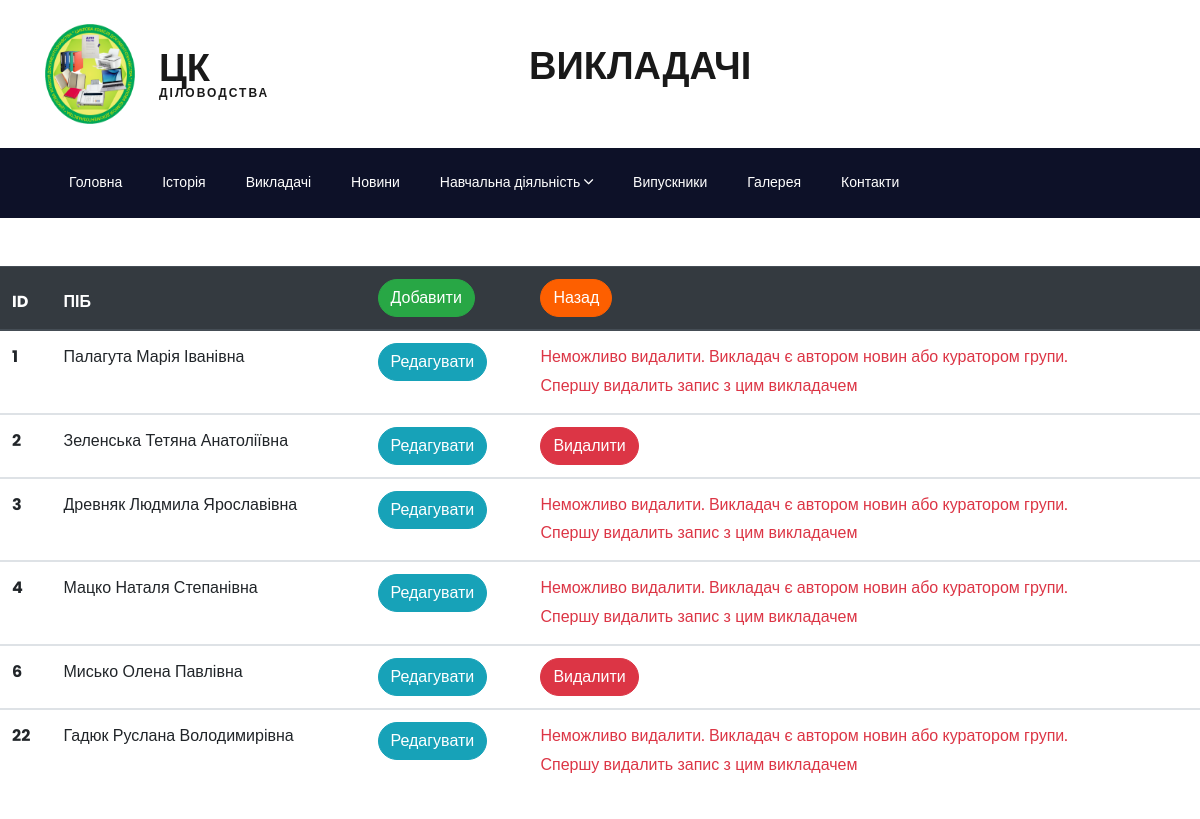
Screenshot of /admin/teachers/index-teacher.php (signed in) with the database file from the repository.
### tables this page shows
CREATE TABLE `teachers` (
  `id_teacher` int(11) NOT NULL,
  `LastName` varchar(20) NOT NULL,
  `FirstName` varchar(20) NOT NULL,
  `PoBatkovi` varchar(20) NOT NULL,
  `position` text NOT NULL,
  `img_teacher` text NOT NULL,
  `content_teacher` text NOT NULL
);

### database/function.php (called while the page is built, shortened)
<?php
include "conf.php";
function get_teachers() {
    global $conn;
    $sql = "SELECT * FROM teachers";
    $result = mysqli_query($conn, $sql);
    $teachers = mysqli_fetch_all($result, MYSQLI_ASSOC);
    return $teachers;
}

### admin/teachers/index-teacher.php (the view, shortened to what this page needs)
<?php
include "../../database/function.php";
function has_teacher($teacher_id) {
    global $conn;
    $sql = "SELECT
                (SELECT COUNT(*) FROM grupa WHERE curator = " . $teacher_id . ") AS students_count,
                (SELECT COUNT(*) FROM news WHERE avtor = " . $teacher_id . ") AS news_count";
    $result = mysqli_query($conn, $sql);
    $row = mysqli_fetch_assoc($result);
    $students_count = $row['students_count'];
    $news_count = $row['news_count'];
    return $students_count > 0 || $news_count > 0;
}
?>
<!DOCTYPE html>
<html lang="ua">
<head>
    <link rel="stylesheet" href="../../css/open-iconic-bootstrap.min.css">
    <link rel="stylesheet" href="../../css/animate.css">
    <link rel="stylesheet" href="../../css/owl.carousel.min.css">
    <link rel="stylesheet" href="../../css/owl.theme.default.min.css">
    <link rel="stylesheet" href="../../css/magnific-popup.css">
    <link rel="stylesheet" href="../../css/aos.css">
    <link rel="stylesheet" href="../../css/ionicons.min.css">
    <link rel="stylesheet" href="../../css/flaticon.css">
    <link rel="stylesheet" href="../../css/icomoon.css">
    <link rel="stylesheet" href="../../css/style.css">
</head>
<body>
<div class="bg-top navbar-light">
    <div class="container">
        <div class="row no-gutters d-flex align-items-center align-items-stretch">
            <div class="block-21 mt-4 mb-4 d-flex">
                <a href="../index.php"><img class="blog-img mr-4" src="../../images/logo.png" alt=""></a>
            </div>
            <div class="col-md-4 d-flex align-items-center py-4">
                <a class="navbar-brand" href="../index.php">ЦК<span>Діловодства</span></a>
            </div>
            <div class="col-md-4 d-flex align-items-center py-4">
                <p class="navbar-brand">Викладачі</p>
            </div>
        </div>
    </div>
</div>
<nav class="navbar navbar-expand-lg navbar-dark bg-dark ftco-navbar-light" id="ftco-navbar">
    <div class="container d-flex align-items-center px-4">
        <div class="collapse navbar-collapse" id="ftco-nav">
            <ul class="navbar-nav mr-auto">
                <li class="nav-item"><a href="../logout.php" class="nav-link pl-0">Головна</a></li>
                <li class="nav-item"><a href="../../history.php" class="nav-link">Історія</a></li>
                <li class="nav-item"><a href="../../teacher.php" class="nav-link">Викладачі</a></li>
                <li class="nav-item"><a href="../../news.php" class="nav-link">Новини</a></li>
                <div class="dropdown collapse navbar-collapse navbar-nav mr-auto">
                    <li class="nav-item"><a href="#" class="nav-link">Навчальна діяльність <i class="ion-ios-arrow-down"></i></a></li>
                </div>
                <li class="nav-item"><a href="../../post-student.php?grupa_id=1" class="nav-link">Випускники</a></li>
                <li class="nav-item"><a href="../../galery.php" class="nav-link">Галерея</a></li>
                <li class="nav-item"><a href="../../contact.php" class="nav-link">Контакти</a></li>
            </ul>
        </div>
    </div>
</nav>
<div class="mt-5 mb-5">
    <div class="row">
        <div class="col">
            <table class="table">
                <thead class="thead-dark">
                <tr>
                    <th scope="col">ID</th>
                    <th scope="col">ПІБ</th>
                    <th><a href="add-teacher.php" class="btn btn-success">Добавити</a></th>
                    <th><a href="../index.php" class="btn btn-primary">Назад</a></th>
                </tr>
                </thead>
                <?php $teachers = get_teachers();
                foreach ($teachers as $teacher):?>
                    <tbody>
                    <tr>
                        <th scope="row"><?=$teacher['id_teacher'];?></th>
                        <td><?=$teacher['LastName']?> <?=$teacher['FirstName']?> <?=$teacher['PoBatkovi']?></td>
                        <td><a href="edit-teacher.php?teacher_id=<?=$teacher['id_teacher']?>" class="btn btn-info">Редагувати</a></td>
                        <td>
                            <?php if (has_teacher($teacher['id_teacher'])): ?>
                                <span class="text-danger">Неможливо видалити. Викладач є автором новин або куратором групи. <br>Спершу видалить запис з цим викладачем</span>
                            <?php else: ?>
                                <a href="delete-teacher.php?teacher_id=<?=$teacher['id_teacher']?>" class="btn btn-danger">Видалити</a>
                            <?php endif; ?>
                        </td>
                    </tr>
                    </tbody>
                <?php endforeach;?>
            </table>
        </div>
    </div>
</div>
</body>
</html>

### rows the page displays
teachers: id_teacher "1", LastName "Палагута", FirstName "Марія", PoBatkovi "Іванівна", shows "Неможливо видалити. Викладач є автором новин або куратором групи."
teachers: id_teacher "2", LastName "Зеленська", FirstName "Тетяна", PoBatkovi "Анатоліївна"
teachers: id_teacher "3", LastName "Древняк", FirstName "Людмила", PoBatkovi "Ярославівна", shows "Неможливо видалити. Викладач є автором новин або куратором групи."
teachers: id_teacher "4", LastName "Мацко", FirstName "Наталя", PoBatkovi "Степанівна", shows "Неможливо видалити. Викладач є автором новин або куратором групи."
teachers: id_teacher "6", LastName "Мисько", FirstName "Олена", PoBatkovi "Павлівна"
teachers: id_teacher "22", LastName "Гадюк", FirstName "Руслана", PoBatkovi "Володимирівна", shows "Неможливо видалити. Викладач є автором новин або куратором групи."
